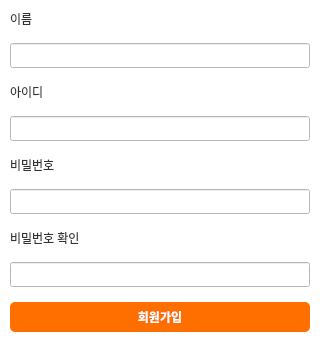
<?xml version="1.0" encoding="UTF-8"?>
<ui version="4.0">
 <class>SignUpDialog</class>
 <widget class="QDialog" name="SignUpDialog">
  <property name="geometry">
   <rect>
    <x>0</x>
    <y>0</y>
    <width>320</width>
    <height>320</height>
   </rect>
  </property>
  <property name="styleSheet">
   <string notr="true">background-color: white;</string>
  </property>
  <layout class="QVBoxLayout" name="verticalLayout">
   <property name="spacing">
    <number>2</number>
   </property>
   <property name="leftMargin">
    <number>10</number>
   </property>
   <property name="topMargin">
    <number>10</number>
   </property>
   <property name="rightMargin">
    <number>10</number>
   </property>
   <property name="bottomMargin">
    <number>10</number>
   </property>
   <item>
    <layout class="QVBoxLayout" name="verticalLayout_2">
     <property name="spacing">
      <number>15</number>
     </property>

     <!-- 이름 -->
     <item>
      <widget class="QLabel" name="nameLabel">
       <property name="styleSheet">
        <string notr="true">font-size: 9pt; color: #333;</string>
       </property>
       <property name="text">
        <string>이름</string>
       </property>
      </widget>
     </item>
     <item>
      <widget class="QLineEdit" name="nameLineEdit">
       <property name="minimumSize">
        <size>
         <width>0</width>
         <height>25</height>
        </size>
       </property>
      </widget>
     </item>

     <!-- 아이디 -->
     <item>
      <widget class="QLabel" name="idLabel">
       <property name="styleSheet">
        <string notr="true">font-size: 9pt; color: #333;</string>
       </property>
       <property name="text">
        <string>아이디</string>
       </property>
      </widget>
     </item>
     <item>
      <widget class="QLineEdit" name="idLineEdit">
       <property name="minimumSize">
        <size>
         <width>0</width>
         <height>25</height>
        </size>
       </property>
      </widget>
     </item>

     <!-- 비밀번호 -->
     <item>
      <widget class="QLabel" name="pwLabel">
       <property name="styleSheet">
        <string notr="true">font-size: 9pt; color: #333;</string>
       </property>
       <property name="text">
        <string>비밀번호</string>
       </property>
      </widget>
     </item>
     <item>
      <widget class="QLineEdit" name="pwLineEdit">
       <property name="minimumSize">
        <size>
         <width>0</width>
         <height>25</height>
        </size>
       </property>
       <property name="echoMode">
        <enum>QLineEdit::Password</enum>
       </property>
      </widget>
     </item>

     <!-- 비밀번호 확인 -->
     <item>
      <widget class="QLabel" name="pwConfirmLabel">
       <property name="styleSheet">
        <string notr="true">font-size: 9pt; color: #333;</string>
       </property>
       <property name="text">
        <string>비밀번호 확인</string>
       </property>
      </widget>
     </item>
     <item>
      <widget class="QLineEdit" name="pwConfirmLineEdit">
       <property name="minimumSize">
        <size>
         <width>0</width>
         <height>25</height>
        </size>
       </property>
       <property name="echoMode">
        <enum>QLineEdit::Password</enum>
       </property>
      </widget>
     </item>

     <!-- 회원가입 버튼 -->
     <item>
      <widget class="QPushButton" name="signupConfirmButton">
       <property name="minimumSize">
        <size>
         <width>0</width>
         <height>30</height>
        </size>
       </property>
       <property name="styleSheet">
        <string notr="true">
         padding: 4px;
         background-color: #ff6f00;
         color: white;
         font-weight: bold;
         border-radius: 5px;
        </string>
       </property>
       <property name="text">
        <string>회원가입</string>
       </property>
      </widget>
     </item>

    </layout>
   </item>
  </layout>
 </widget>
 <resources/>
 <connections/>
</ui>
